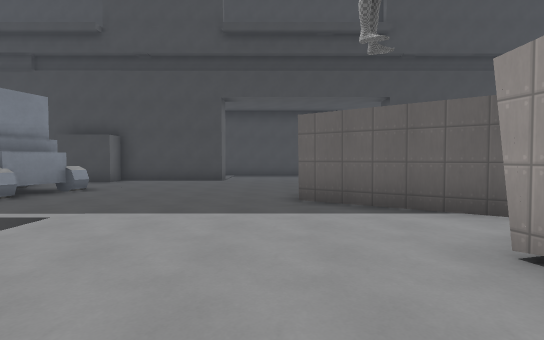
View 1 (above)

20 first-person views from a walk through a Godot game level. The camera is 1.5 m above the floor, tilts 2° down and sees 85° across. The floor is counted in squares, 2 m on a side. Each view is taken from the middle of a square. On the plan, view 1 faces up. The plan holds only what a view shows up to about 10 squares ahead; the rest is blank. The place goes on beyond the plan. Surface patterns are stand-ins for the level's own textures.

View 2
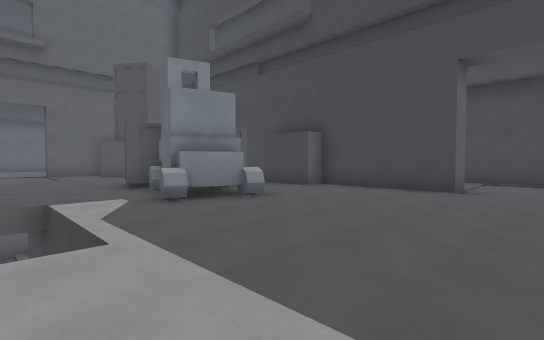

View 3
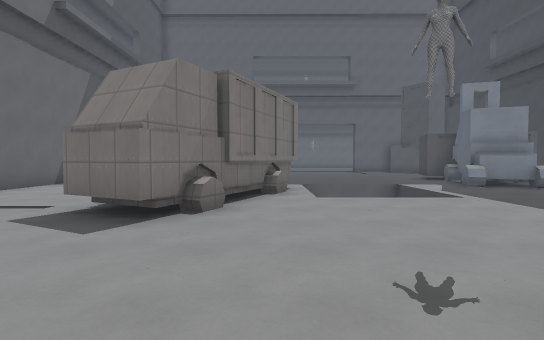

View 4
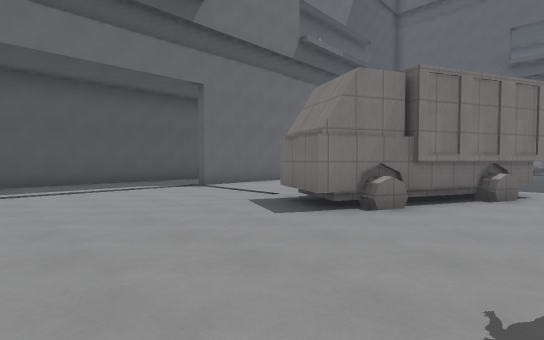

View 5
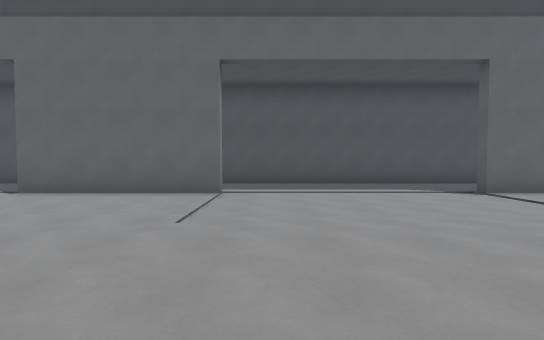

View 6
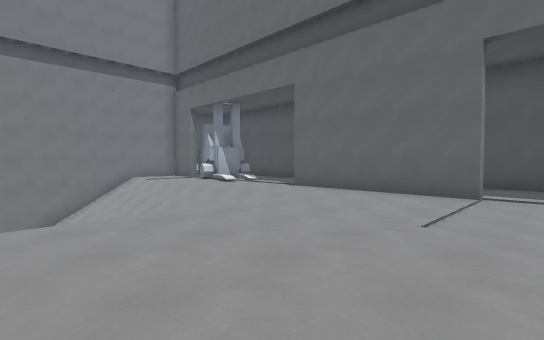

View 7
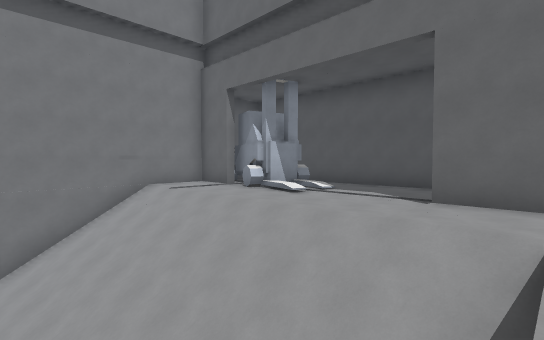

View 8
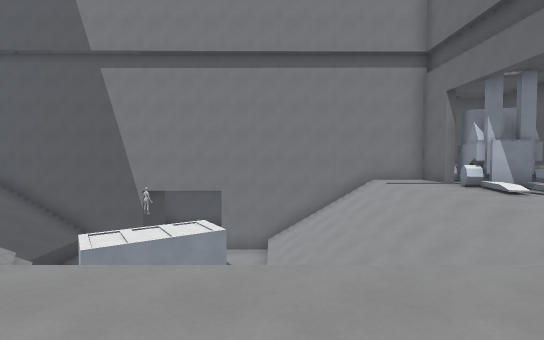

View 9
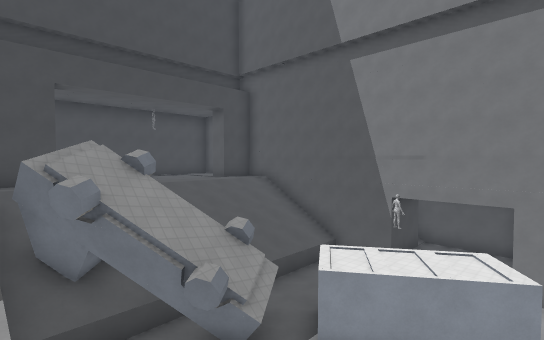

View 10
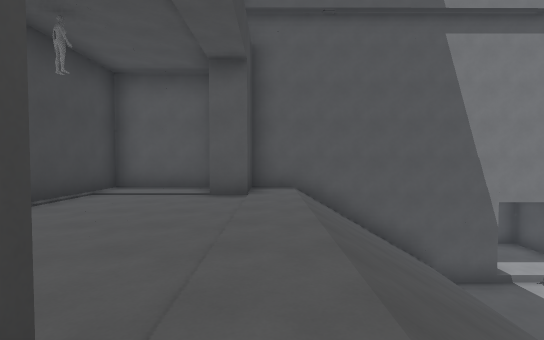

View 11
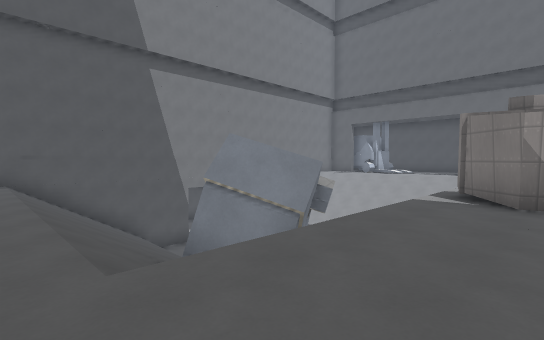

View 12
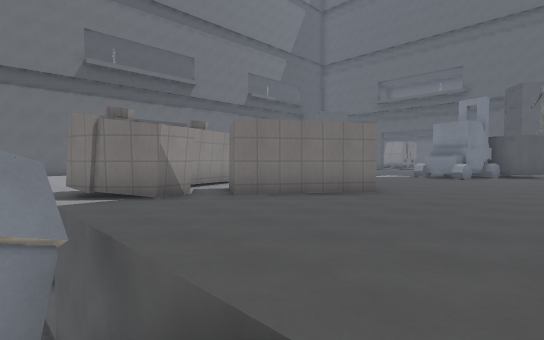

View 13
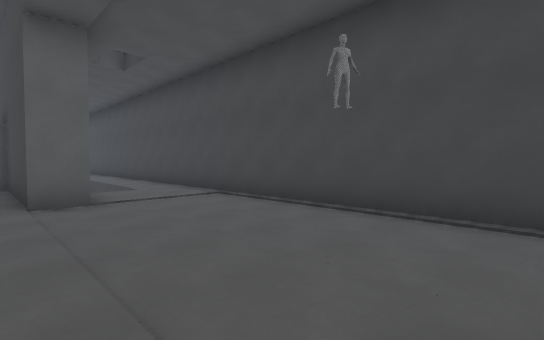

View 14
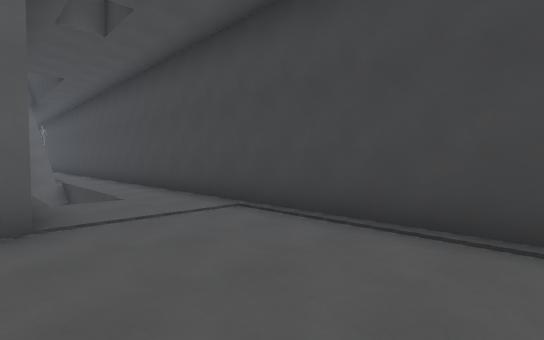

View 15
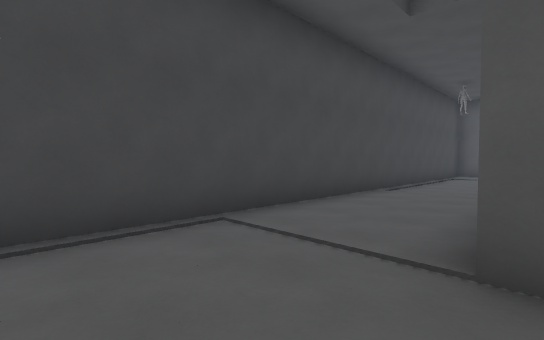

View 16
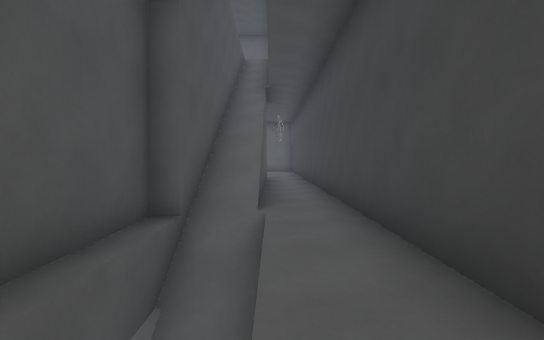

View 17
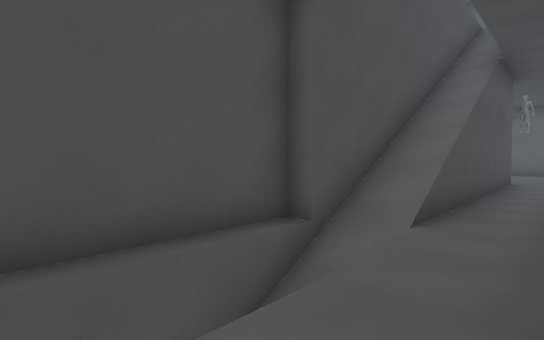

View 18
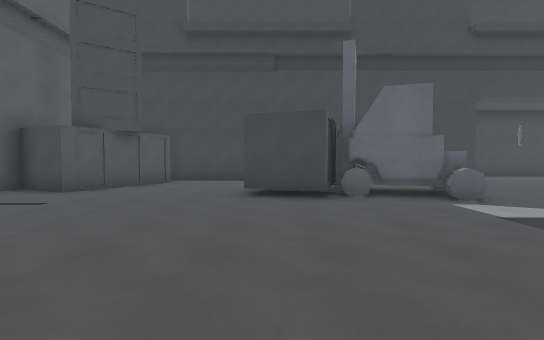

View 19
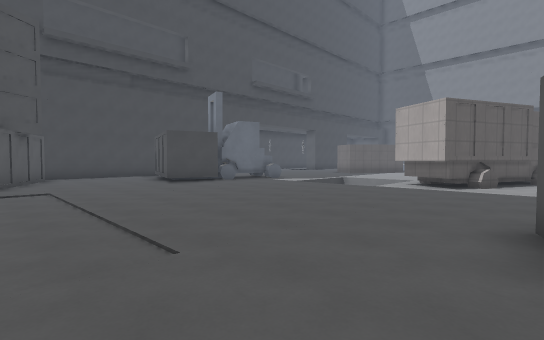

View 20
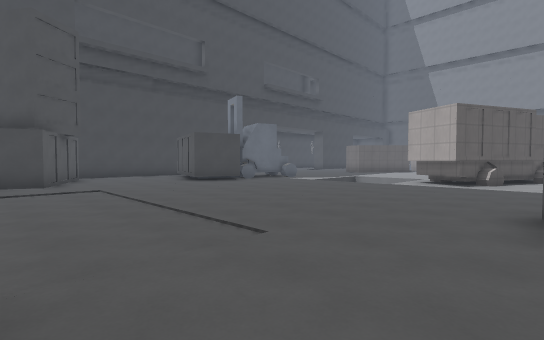

### Floor plan
Key: @ floor where view 1 was taken; # wall or solid block; . floor; / step, stairs or slope; ^ raised ledge; v drop or lower ground; T truck.
Columns run from 15 left of view 1 to 16 right of it. Each row starts with its distance up from view 1.
 15 ################################
 14 ...............................#
 13 ##//////////...................#
 12 ////////////...................#
 11 ##############......####......##
 10   #...  ##.....................#
  9  ##...  #............./////////#
  8 ##....  #............./////////#
  7 .#....#####.........../## /////#
  6 ......#####.....TT..../vvv ////#
  5 ................TTTT... v# vvvv#
  4 ..................TTTT. v#^vvvv#
  3 .........v  v......TTT.   v#  vv
  2 .........v  v....TT  ..   v##v v
  1 .........vTvv......  ..    v#  v
  0 ..........TT...@.......     /vv#
 -1 ..........TTTT......../     ///#
 -2 ............TTT......./  //////#
 -3 .... #....   T......../////////#
 -4             ........../////////#
 -5            ....................#
 -6          ......................#
 -7          #####......####.../####
 -8              .......    .../#
 -9             ........    ....
-10             #########    #####

Where each view was taken, in squares from view 1:
view 1: 0 up, 0 right, facing up
view 2: 3 up, 0 right, facing up-left
view 3: 0 up, 3 right, facing left
view 4: 1 up, 3 right, facing down-left
view 5: 0 up, 3 right, facing down
view 6: 0 up, 3 right, facing down-right
view 7: 1 down, 7 right, facing down-right
view 8: 1 down, 5 right, facing right
view 9: 0 up, 7 right, facing up-right
view 10: 10 up, 8 right, facing right
view 11: 10 up, 5 right, facing down-right
view 12: 10 up, 8 right, facing down-left
view 13: 10 up, 4 right, facing up-left
view 14: 11 up, 2 right, facing up-left
view 15: 11 up, 2 right, facing up-right
view 16: 13 up, 5 left, facing left
view 17: 14 up, 6 left, facing down-left
view 18: 0 up, 9 left, facing up
view 19: 3 down, 14 left, facing up-right
view 20: 3 down, 15 left, facing up-right
